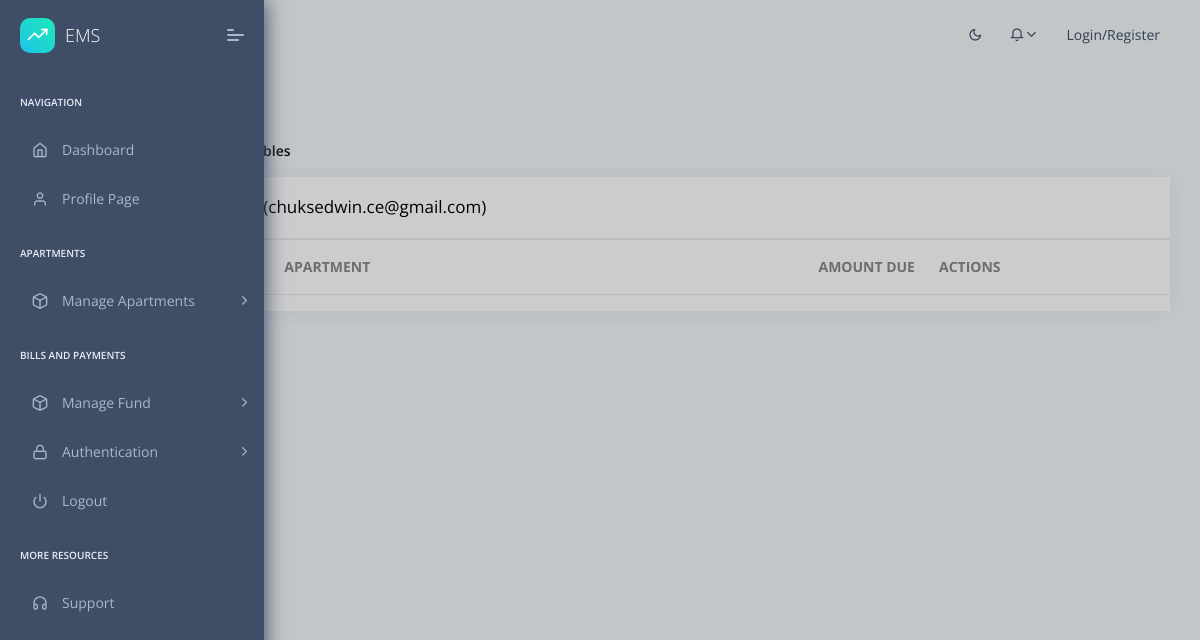
/bills/pending_bills_detail/4/, run on an earlier commit of the app's database.
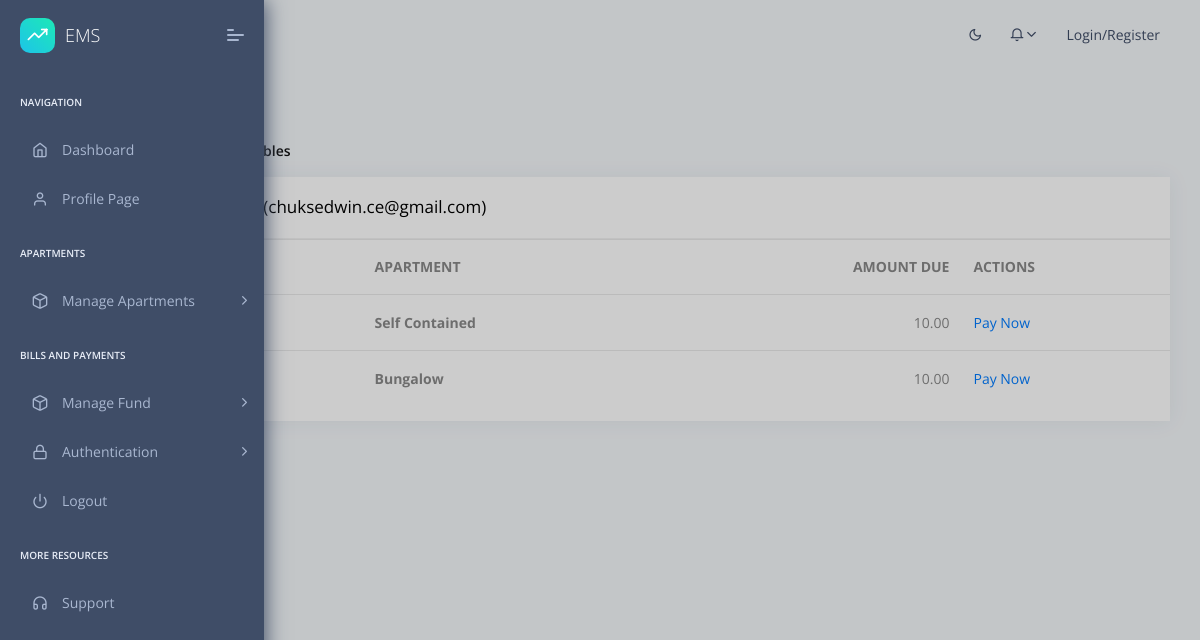
And on a later commit of the database.
### bills/models.py (models this page shows, shortened)
class Bill(models.Model):
    occupant            = models.ForeignKey(User, on_delete=models.CASCADE)
    billed_for          = models.ForeignKey(Apartment,on_delete=models.CASCADE)
    amount_due          = models.DecimalField(decimal_places=2, default='00.00', max_digits=20)
    status              = models.CharField(max_length=10, choices=BILL_STATUS, default='billed')
    date_created        = models.DateField(auto_now_add=False, auto_now=True)
    last_updated        = models.DateTimeField(auto_now_add=True, auto_now=False)

### apartments/models.py (models this page shows, shortened)
class Apartment(models.Model):
    apartment_category = models.CharField(max_length=15, choices=ApartmentCategory)
    apartment_type = models.ForeignKey(ApartmentType,on_delete=models.CASCADE)
    phase = models.IntegerField()
    street = models.ForeignKey(Street,on_delete=models.CASCADE)
    compound = models.CharField(max_length=100)
    flat_number = models.IntegerField()
    status = models.CharField(max_length=15, choices=ApartmentStatus,default='free')
    date_created = models.DateTimeField(auto_now_add=True)
    created_by = models.ForeignKey(User,on_delete=models.CASCADE)

class ApartmentType(models.Model):
    title = models.CharField(max_length=100, unique=True)
    description = models.TextField(blank=True,null=True)
    price = models.DecimalField(decimal_places=2, default='00.00', max_digits=20)
    date_created = models.DateTimeField(auto_now_add=True)
    created_by = models.ForeignKey(User,on_delete=models.CASCADE)

### bills/views.py (the view)
# urls.py: path('pending_bills_detail/<user>/',views.pending_bills_detail_view,name='pending_bills_detail'),
def pending_bills_detail_view(request,user):
    occupant = User.objects.get(id=user)
    bills=Bill.objects.filter(status='billed',occupant=user)
    context={"bills":bills,"occupant":occupant}
    return render(request,'bills/pending_bills_detail.html',context)

### accounts/models.py (called while the page is built)
    def __str__(self):
        return self.email

### context_processors.py (called while the page is built)
def cfg_assets_root(request):
    return { 'ASSETS_ROOT' : settings.ASSETS_ROOT }

### templates/bills/pending_bills_detail.html (shortened to what this page needs)
{% extends "layouts/base.html" %}
{% load mathfilters %}
{% block content %}
    <section class="pcoded-main-container">
        <div class="pcoded-wrapper">
            <div class="pcoded-content">
                <div class="pcoded-inner-content">
                    <div class="page-header">
                        <div class="page-block">
                            <div class="row align-items-center">
                                <div class="col-md-12">
                                    <div class="page-header-title">
                                        <h5 class="m-b-10">Pending Bills</h5>
                                    </div>
                                    <ul class="breadcrumb">
                                        <li class="breadcrumb-item"><a href="/"></a></li>
                                        <li class="breadcrumb-item"><a href="#!">Tables</a></li>
                                        <li class="breadcrumb-item"><a href="javascript:">Basic Tables</a></li>
                                    </ul>
                                </div>
                            </div>
                        </div>
                    </div>
                    <div class="main-body">
                        <div class="page-wrapper">
                            <div class="row">
                                <div class="col-xl-12">
                                    <div class="card">
                                        <div class="card-header">
                                            <h5>{{occupant.first_name}} {{occupant.last_name}} || ({{occupant}})</h5>
                                        </div>
                                        <table class="table table-hover">
                                            <thead>
                                                <tr>
                                                    <th>Date</th>
                                                    <th>APARTMENT</th>
                                                    <th style="text-align: right;">AMOUNT DUE</th>
                                                    <th>ACTIONS</th>
                                                </tr>
                                            </thead>
                                            <tbody>
                                                {% for bill in bills %}
                                                <tr>
                                                    <td>{{bill.date_created}}</td>
                                                    <th>{{bill.billed_for.apartment_type.title}}</th>
                                                    <td style="text-align: right;">{{bill.amount_due}}</td>
                                                    <td><a href="{% url 'payment' bill.id %}">Pay Now</a></td>
                                                </tr>
                                                {% endfor %}
                                            </tbody>
                                        </table>
                                    </div>
                                </div>
                            </div>
                        </div>
                    </div>
                </div>
            </div>
        </div>
    </section>
{% endblock content %}

What changed in the data, as far as the page shows it:
added Bill: billed_for.apartment_type "Self Contained", amount_due "10.00"
added Bill: billed_for.apartment_type "Bungalow", amount_due "10.00"
